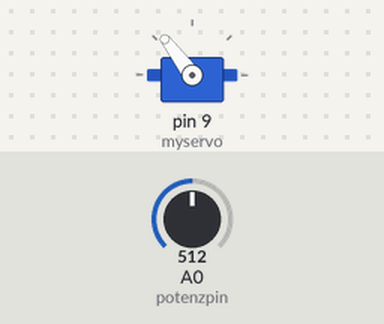
The sketch below on a simulated Arduino Uno, built with avr-gcc and run on an emulated ATmega328P. Parts: servo. The test bench sets the inputs (shaded band); at power-on: A0 (potenzpin) = 512.

Above: at 1.2 s.
1.3 s: A0 (potenzpin) set to 716
At 1.7 s:
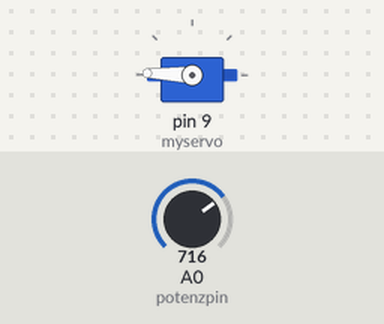
2.8 s: A0 (potenzpin) set to 900
At 3.8 s:
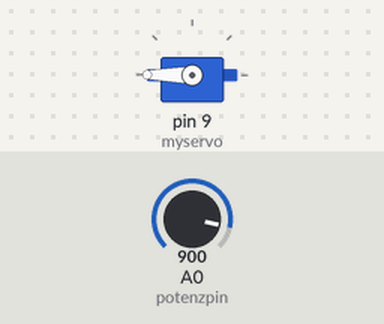
4.3 s: A0 (potenzpin) set to 306
At 5.2 s:
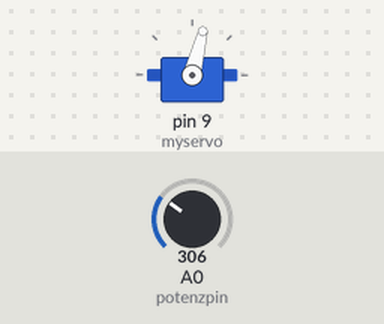
5.8 s: A0 (potenzpin) set to 122
At 7.0 s:
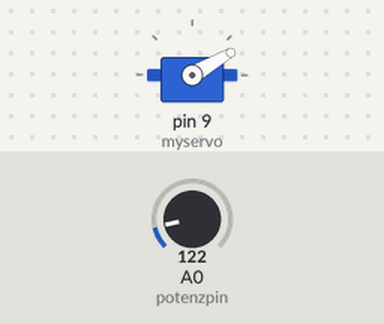
7.3 s: A0 (potenzpin) set to 0
At 8.5 s:
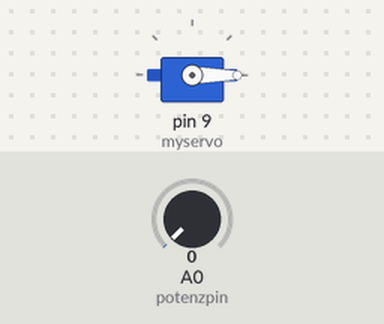
8.8 s: A0 (potenzpin) set to 511
At 9.5 s:
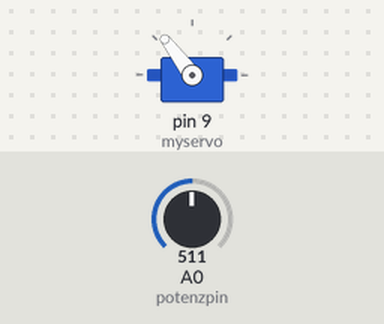
Timing chart, 0 to 11.3 s (numbered marks = the images above; inputs shaded):
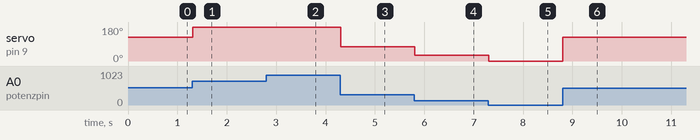

Measured:
- after the input at 1.3 s, servo on pin 9 (myservo): 127° → 178° at once
- after the input at 2.8 s, servo on pin 9 (myservo): 178° → 180° at once
- after the input at 4.3 s, servo on pin 9 (myservo): 180° → 76° at once
- after the input at 5.8 s, servo on pin 9 (myservo): 76° → 30° at once
- after the input at 7.3 s, servo on pin 9 (myservo): 30° → 0° at once
- after the input at 8.8 s, servo on pin 9 (myservo): 0° → 127° at once

The sketch:

knob.ino
```cpp
//knob  home work by Alex

#include <Servo.h>

Servo myservo;

int potenzpin=0;
int value;

void setup()
{
  myservo.attach(9); //attach servo to pin 9
}

void loop ()
{
  value = analogRead(potenzpin);
  value = map(value, 0, 1023, 0, 255);
  myservo.write(value);
  delay(15);
}
```
